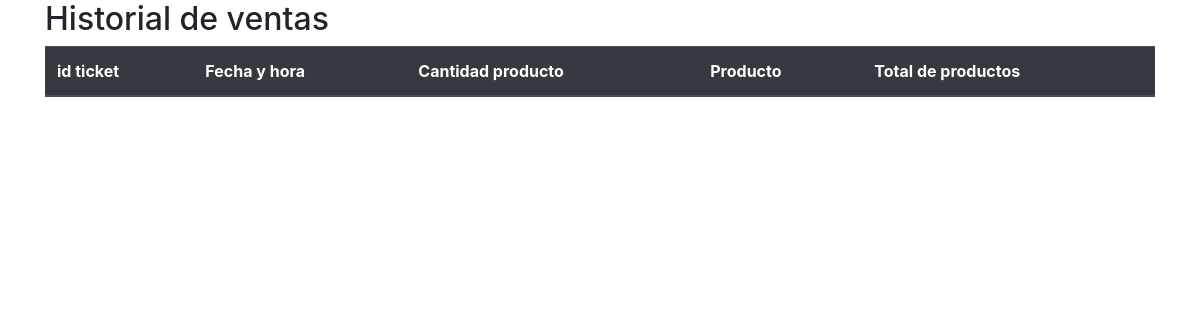
The app's page /tienda/historialventas.php, older data.
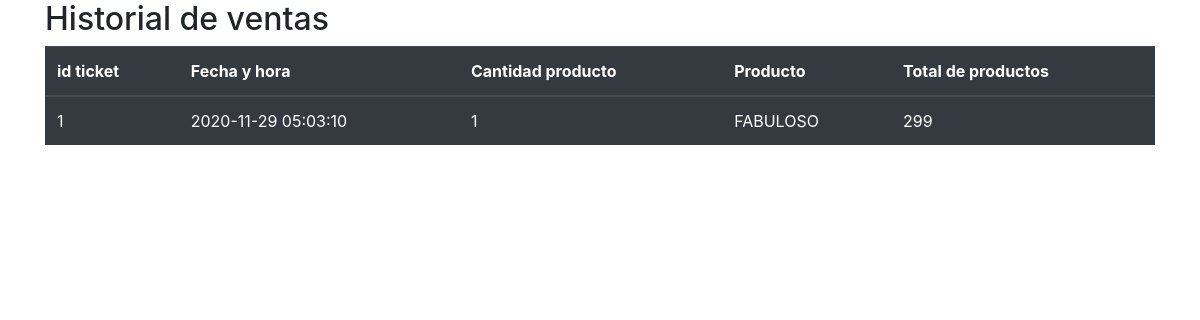
The same page, newer data.
### tables this page shows
CREATE TABLE tickets(
       idticket integer  not null primary key AUTOINCREMENT not null,
       fecha_hora TIMESTAMP DEFAULT CURRENT_TIMESTAMP not null,
       cantidad_producto varchar (5) not null , 
       producto varchar (30) not null ,
       total_producto  integer not null
);

### tienda/historialventas.php (the view, shortened to what this page needs)
<?php
    $db = new SQLite3("../tienda.db");
    $resultado = $db->query("SELECT * from tickets;");
?>
<!DOCTYPE html>
<html lang="en">
<head>
  <link rel="stylesheet" href="https://maxcdn.bootstrapcdn.com/bootstrap/4.5.2/css/bootstrap.min.css">
</head>
<body>
<div class="container">
  <h2>Historial de ventas</h2>
  <table class="table table-dark">
    <thead>
      <tr>
        <th>id ticket</th>
        <th>Fecha y hora</th>
        <th>Cantidad producto</th>
        <th>Producto</th>
        <th>Total de productos</th>
      </tr>
    </thead>
    <tbody>
                     <?php
                        while ($row = $resultado->fetchArray())
                        {
                    ?>
                                <tr>
                                    <td><?php echo $row['idticket']?></td>
                                    <td><?php echo $row['fecha_hora']?></td>
                                    <td><?php echo $row['cantidad_producto']?></td>
                                    <td><?php echo $row['producto']?></td>
                                    <td><?php echo $row['total_producto']?></td>
                                </tr>
                    <?php
                        }
                    ?>
    </tbody>
  </table>
</div>
</body>
</html>

Row changes from the older to the newer data that the page shows:
added tickets: idticket "1", fecha_hora "2020-11-29 05:03:10", cantidad_producto "1", producto "FABULOSO", total_producto "299"
